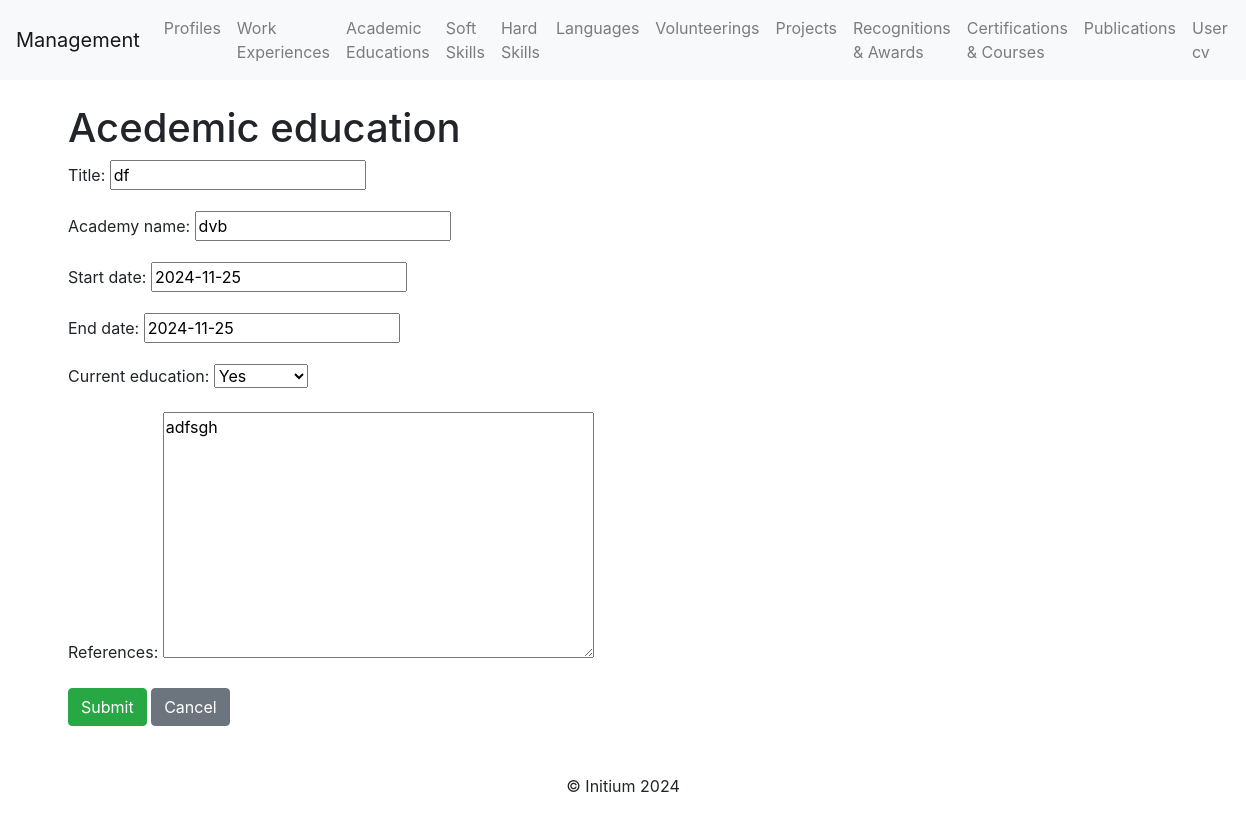
/academic_educations/update/1/, run on the app's committed database.
### profile_cv/models.py (models this page shows, shortened)
class AcademicEducation(models.Model):
    title = models.CharField(max_length=255)  # Title of the education
    academy_name = models.CharField(max_length=255)  # Name of the academy
    start_date = models.DateField()  # Start date
    end_date = models.DateField(blank=True, null=True)  # Optional end date
    current_education = models.BooleanField(blank=True, null=True)  # Current education
    references = models.TextField(blank=True, null=True)  # Optional references

### profile_cv/views.py (the view)
# urls.py: path('academic_educations/update/<int:academic_education_id>/', academic_education_update, name='academic_education_update'),
def academic_education_update(request, academic_education_id):
    academic_education = get_object_or_404(AcademicEducation, id=academic_education_id)
    if request.method == "POST":
        form = AcademicEducationForm(request.POST, instance=academic_education)
        if form.is_valid():
            form.save()
            return redirect("academic_education_list")
    else:
        form = AcademicEducationForm(instance=academic_education)
    return render(request, "academic_education/academic_education_form.html", {"form": form})

### profile_cv/forms.py
class AcademicEducationForm(forms.ModelForm):
    class Meta:
        model = AcademicEducation
        fields = [
            "title",
            "academy_name",
            "start_date",
            "end_date",
            "current_education",
            "references",
        ]

### profile_cv/templates/academic_education/academic_education_form.html (shortened to what this page needs)
{% extends 'base.html' %}
{% block content %}
<h1>{{ view.action }}Acedemic education</h1>
<form method="post">
    {{ form.as_p }}
    <button class="btn btn-success" type="submit">Submit</button>
    <a class="btn btn-secondary" href="{% url 'academic_education_list' %}">Cancel</a>
</form>
{% endblock %}

### data on the page
AcademicEducation: title "df", academy_name "dvb", start_date "2024-11-25", end_date "2024-11-25", current_education "Yes", references "adfsgh"
